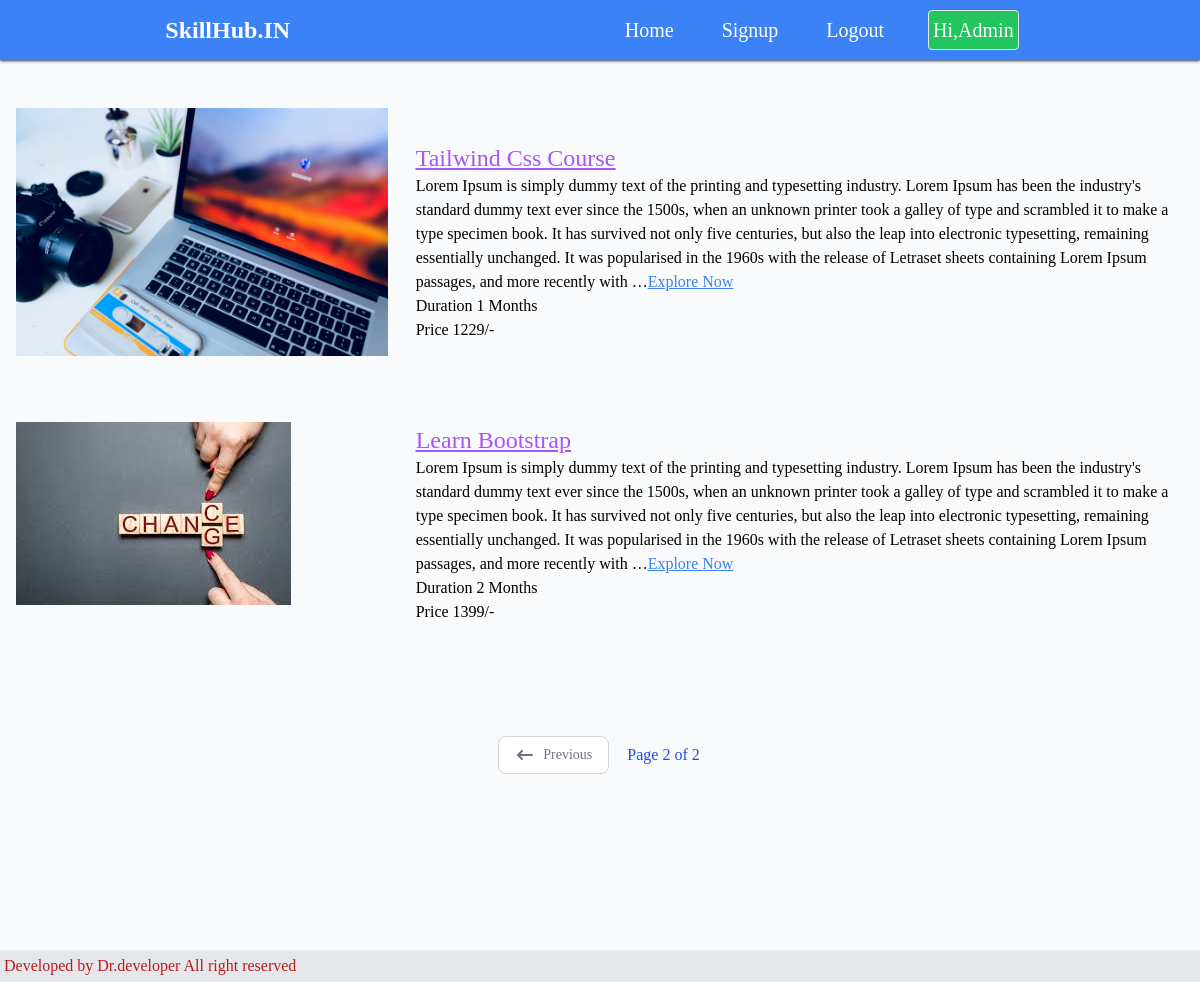
Page /?page=2 (signed in) on the committed database.
### blog/models.py (models this page shows, shortened)
class Blog(models.Model):
    course_img=models.ImageField(upload_to='courseimg')
    course_name=models.CharField(max_length=100)
    course_des=models.TextField()
    course_duration=models.PositiveIntegerField()
    course_price=models.PositiveIntegerField()

### blog/views.py (the view)
# urls.py: path('',views.Home.as_view(),name="home"),
class Home(ListView):
    model = Blog
    template_name ='pages/home.html'
    ordering=['id']
    paginate_by=3
    paginate_orphans = 1
    def paginate_queryset(self, queryset, page_size ):
        try:
            return super(Home,self).paginate_queryset(queryset, page_size)
        except Http404:
            self.kwargs['page']=1
            return super(Home,self).paginate_queryset(queryset, page_size)

### blog/templates/pages/home.html (shortened to what this page needs)
{% extends 'base.html' %}
{% load static %}
{% block content %}
{% for blogs in page_obj %}
<div class="flex items-center flex-col justify-evenly ml-2 m-5 mt-10  md:flex-row">
    <div class=" object-contain md:w-1/2 p-2 w-full hover:shadow-2xl duration-300">
       <img class=" " src="{{blogs.course_img.url}}" alt="">
    </div>
    <div class="w-full ml-5 mt-5">
            <h1 class="text-2xl font-medium w-full text-purple-500 underline capitalize"><a href="{% url 'detail' blogs.id %}">{{blogs.course_name}}</a> </h1>
        <p class="">{{blogs.course_des | truncatewords:80}}<button><a class="text-blue-500 hover:text-blue-600 underline" href="{% url 'detail' blogs.id %}">Explore Now</a></button> </p>
        <h1>Duration {{blogs.course_duration}} Months</h1>
        <h1>Price {{blogs.course_price}}/-</h1>
    </div>
</div>
{% endfor %}
<div class="flex justify-center items-center mt-28">
    <span >{% if page_obj.has_previous %}</span>
    <a href="?page={{page_obj.previous_page_number}}" class="inline-flex items-center px-4 py-2 mr-3 text-sm font-medium text-gray-500 bg-white border border-gray-300 rounded-lg hover:bg-gray-100 hover:text-gray-700 dark:bg-gray-800 dark:border-gray-700 dark:text-gray-400 hover:border-blue-700">
        <svg aria-hidden="true" class="w-5 h-5 mr-2" fill="currentColor" viewBox="0 0 20 20" xmlns="http://www.w3.org/2000/svg"><path fill-rule="evenodd" d="M7.707 14.707a1 1 0 01-1.414 0l-4-4a1 1 0 010-1.414l4-4a1 1 0 011.414 1.414L5.414 9H17a1 1 0 110 2H5.414l2.293 2.293a1 1 0 010 1.414z" clip-rule="evenodd"></path></svg>
        Previous
      </a>
    {% endif %}
        <span class=" text-blue-700  p-0.5  ml-1">Page {{page_obj.number}} of {{page_obj.paginator.num_pages}}</span>
</div>
{% endblock content %}

### theme/templates/base.html (shortened to what this page needs)
{% load static tailwind_tags %}
<!DOCTYPE html>
<html lang="en">
	<head>
		{% tailwind_css %}
	</head>
	<body class="bg-gray-50 font-serif leading-normal tracking-normal   ">
		<nav class=" bg-blue-500 flex justify-around items-center text-xl shadow shadow-slate-600 p-2 md:sticky top-0 sm:sticky ">
			<div class="flex items-center p-1 text-white ">
				<h1 class="text-2xl font-semibold">SkillHub.IN</h1>
			</div>
			<div class="">
				<ul id="menubar" class=" z-[1] md:text-white md:bg-none   mt-5 md:mt-0 pt-2 md:pt-0 md:flex md:static absolute left-[-500px] rounded  w-full  transition-all ease-linear duration-500">
					<li class="py-2 px-5 capitalize  ml-2 md:ml-0"><a class="rounded hover:shadow hover:shadow-slate-500 px-1 py-2 duration-200" href="{% url 'home' %}">home</a></li>
					<li class="py-2 px-5 capitalize  ml-2 md:ml-0"><a class="rounded hover:shadow hover:shadow-slate-500 px-1 py-2 duration-200" href="{% url 'signup' %}">signup</a></li>
					{% if request.user.is_authenticated %}
					<li class="py-2 px-5 capitalize  ml-2 md:ml-0"><a class="rounded hover:shadow hover:shadow-slate-500 px-1 py-2 duration-200" href="{% url 'logout' %}">logout</a></li>
					<li class="py-2 px-5 capitalize  ml-2 md:ml-0"><a class=" border bg-green-500 rounded px-1 py-2 duration-200 text-xl" href="">Hi,{{request.user}}</a></li>
					{% endif %}
				</ul>
			</div>
		</nav>
	{% block content %} {% endblock content %}
	<footer>
		<div class="flex items-end justify-start bg-gray-200 text-red-700 p-1 mt-44">
			Developed by Dr.developer All right reserved
		</div>
	</footer>
	</body>
</html>

### rows in the picture
Blog: course_img (picture), course_name "Tailwind Css Course", course_des "Lorem Ipsum is simply dummy text of the printing and typesetting industry. Lorem Ipsum has been the industry's standard dummy text ever since the 1500s, when an unknown printer took a galley of type and scrambled it to make a type specimen book. It has survived not only five centuries, but also the leap into electronic typesetting, remaining essentially unchanged. It was popularised in the 1960s with the release of Letraset sheets containing Lorem Ipsum passages, and more recently with …", course_duration "1", course_price "1229"
Blog: course_img (picture), course_name "Learn Bootstrap", course_des "Lorem Ipsum is simply dummy text of the printing and typesetting industry. Lorem Ipsum has been the industry's standard dummy text ever since the 1500s, when an unknown printer took a galley of type and scrambled it to make a type specimen book. It has survived not only five centuries, but also the leap into electronic typesetting, remaining essentially unchanged. It was popularised in the 1960s with the release of Letraset sheets containing Lorem Ipsum passages, and more recently with …", course_duration "2", course_price "1399"

### other values in the picture
{{ request.user }} "Admin"
{{ page_obj.number }} "2"
{{ page_obj.paginator.num_pages }} "2"
